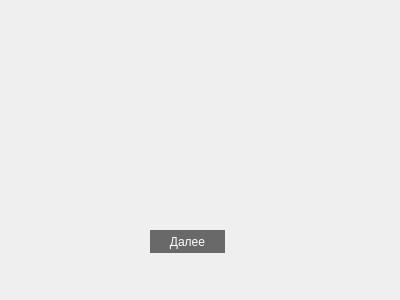
<?xml version="1.0" encoding="UTF-8"?>
<ui version="4.0">
 <class>Graphic</class>
 <widget class="QDialog" name="Graphic">
  <property name="geometry">
   <rect>
    <x>0</x>
    <y>0</y>
    <width>400</width>
    <height>300</height>
   </rect>
  </property>
  <property name="windowTitle">
   <string>Dialog</string>
  </property>
  <widget class="QPushButton" name="pushButton">
   <property name="geometry">
    <rect>
     <x>150</x>
     <y>230</y>
     <width>75</width>
     <height>23</height>
    </rect>
   </property>
   <property name="styleSheet">
    <string notr="true"> font: 12pt &quot;Times New Roman&quot;;
 color:white;
background: #696969;;
border: 2px solid #696969;
border-radius: 12px; /* Радиус закругленых углов кнопки */</string>
   </property>
   <property name="text">
    <string>Далее</string>
   </property>
  </widget>
 </widget>
 <resources/>
 <connections/>
</ui>
